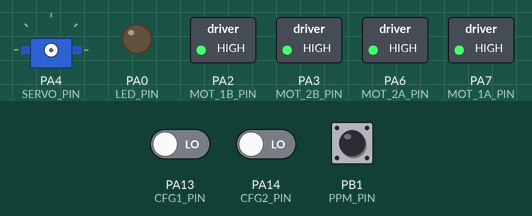
Recording of a sketch running on a simulated STM32 Blue Pill. Shown: servo, switched loads named in the sketch (green lamp = pin HIGH), output pins drawn as LEDs (lit = HIGH). The inputs (shaded band) are chosen by the test bench; at power-on: PB1 (PPM_PIN) HIGH, PA13 (CFG1_PIN) LOW, PA14 (CFG2_PIN) LOW. Pins used as bus, display or sensor lines are not drawn.

Above: at 1.5 s.
1.6 s: PB1 (PPM_PIN) pulled LOW for 0.15 s
3.6 s: PB1 (PPM_PIN) pulled LOW for 1 s
At 3.7 s:
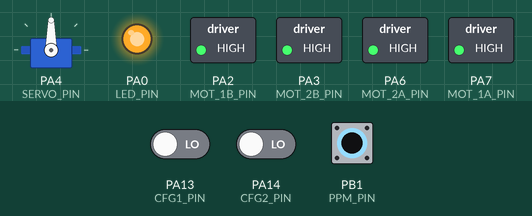
Timing chart, 0 to 6.6 s (numbered marks = the images above; inputs shaded):
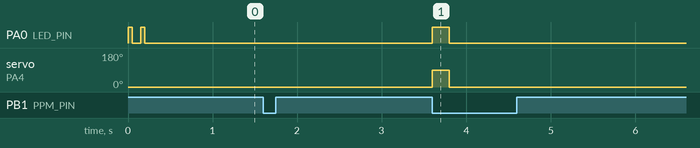

The sketch:

firmware.ino
```cpp
#include <Servo.h>

// Pin definintions
#define MOT_1A_PIN PA7
#define MOT_1B_PIN PA2
#define MOT_2A_PIN PA6
#define MOT_2B_PIN PA3
#define MOT_SLEEP_PIN PA1
#define MOT_FAULT_PIN PA5
#define LED_PIN PA0
#define SERVO_PIN PA4
#define PPM_PIN PB1
#define CFG1_PIN PA13
#define CFG2_PIN PA14

// Deadzone for drive motors
#define DEADZONE 10

// Config options
static bool INPUT_MODE;
static bool MIXING;

// Servo object for outputting throttle channel
Servo weapon;

// PPM decoding configuration
#define PPM_MIN_SYNC 5000
#define PPM_MIN_PULSE 600
#define PPM_MAX_PULSE 1600

// PWM decoding configuration
#define PWM_MIN_PULSE 1000
#define PWM_MAX_PULSE 2000

#define CHANNELS 8
static int channels[CHANNELS];

static int lastUpdate;
static bool haveUpdate;

void ppmInterrupt () {
  static char counter = 0;
  static unsigned long startMicros = 0;

  bool val = digitalRead(PPM_PIN);

  if (val) {
    startMicros = micros();
  } else {
    int duration = micros() - startMicros;
    if (duration > PPM_MIN_SYNC) {
      counter = 0;
    } else {
      duration =  constrain(duration, PPM_MIN_PULSE, PPM_MAX_PULSE);
      channels[counter] = map(duration, PPM_MIN_PULSE, PPM_MAX_PULSE, -255, 255);
      counter += 1;
    }

    lastUpdate = millis();
    haveUpdate = true;
  }
}

void pwmInterruptA () {
  static unsigned long startMicros = 0;

  bool val = digitalRead(PPM_PIN);

  if (val) {
    startMicros = micros();
  } else {
    int duration = constrain(micros() - startMicros, PWM_MIN_PULSE, PPM_MAX_PULSE);
    channels[0] = map(duration, PWM_MIN_PULSE, PWM_MAX_PULSE, -255, 255);

    lastUpdate = millis();
    haveUpdate = true;
  }
}

void pwmInterruptB () {
  static unsigned long startMicros = 0;

  bool val = digitalRead(SERVO_PIN);

  if (val) {
    startMicros = micros();
  } else {
    int duration = constrain(micros() - startMicros, PWM_MIN_PULSE, PPM_MAX_PULSE);
    channels[1] = map(duration, PWM_MIN_PULSE, PWM_MAX_PULSE, -255, 255);

    lastUpdate = millis();
    haveUpdate = true;
  }
}

// Set motor 0 or 1 to a speed between -255 and 255
void setMotor (bool motor, int value) {
  if (motor == 0) {
    if (value > 0+DEADZONE) {
      analogWrite(MOT_1A_PIN, abs(value));
      digitalWrite(MOT_1B_PIN, LOW);
    } else if (value < 0-DEADZONE) {
      analogWrite(MOT_1A_PIN, 255-abs(value));
      digitalWrite(MOT_1B_PIN, HIGH);
    } else {
      analogWrite(MOT_1A_PIN, 255);
      digitalWrite(MOT_1B_PIN, HIGH);
    }
  } else {
    if (value > 0+DEADZONE) {
      analogWrite(MOT_2A_PIN, abs(value));
      digitalWrite(MOT_2B_PIN, LOW);
    } else if (value < 0-DEADZONE) {
      analogWrite(MOT_2A_PIN, 255-abs(value));
      digitalWrite(MOT_2B_PIN, HIGH);
    } else {
      analogWrite(MOT_2A_PIN, 255);
      digitalWrite(MOT_2B_PIN, HIGH);
    }
  }
}

void setup() {
  // Set pin modes (don't set PWM pins to OUTPUT on STM32)
  //pinMode(MOT_1A_PIN, OUTPUT);
  pinMode(MOT_1B_PIN, OUTPUT);
  //pinMode(MOT_2A_PIN, OUTPUT);
  pinMode(MOT_2B_PIN, OUTPUT);
  pinMode(MOT_SLEEP_PIN, OUTPUT);
  pinMode(MOT_FAULT_PIN, INPUT);
  pinMode(LED_PIN, OUTPUT);
  //pinMode(SERVO_PIN, OUTPUT);
  pinMode(PPM_PIN, INPUT_PULLUP);
  pinMode(CFG1_PIN, INPUT);
  pinMode(CFG2_PIN, INPUT);

  // Set motors to idle and disable motor driver
  setMotor(0, 0);
  setMotor(1, 0);
  digitalWrite(MOT_SLEEP_PIN, LOW);

  // Set configuration varialbles from config jumpers
  INPUT_MODE = digitalRead(CFG1_PIN);
  MIXING = digitalRead(CFG2_PIN);

  // Flash LED to indicate ready
  digitalWrite(LED_PIN, HIGH);
  delay(50);
  digitalWrite(LED_PIN, LOW);
  delay(100);
  digitalWrite(LED_PIN, HIGH);
  delay(50);
  digitalWrite(LED_PIN, LOW);
  delay(100);

  if (INPUT_MODE) {
    pinMode(SERVO_PIN, INPUT_PULLUP);
    attachInterrupt(PPM_PIN, pwmInterruptA, CHANGE);
    attachInterrupt(SERVO_PIN, pwmInterruptB, CHANGE);
  } else {
    attachInterrupt(PPM_PIN, ppmInterrupt, CHANGE);
  }
}

void loop() {
  // Fault check disabled because it's always comes back positive
  // Driver still operates so the problem is between driver and microcontrollerU
  /*
  // Check for motor driver fault
  if (!digitalRead(MOT_FAULT_PIN)) {
    // If fault detected flash led and exit loop
    digitalWrite(LED_PIN, HIGH);
    delay(50);
    digitalWrite(LED_PIN, LOW);
    delay(50);
    return;
  }
  */

  static bool signalReady = false;
  if (!signalReady) {
    static unsigned int readyCycles = 0;
    if (haveUpdate) readyCycles += 1;
    if (readyCycles > 500) {
      if (!INPUT) {
        // Attach weapon to pin and set to idle
        weapon.attach(SERVO_PIN, 1000, 2000);
        weapon.write(0);
      }

      signalReady = true;
    }
  } else {
    // Check if no signal for a while
    if (abs((int)millis() - lastUpdate) > 200) {
      // No signal so go to failsafe

      // Disable LED to indicate receiver disconnected
      digitalWrite(LED_PIN, LOW);

      // Disable motor driver
      digitalWrite(MOT_SLEEP_PIN, LOW);

      // Set motors to idle
      setMotor(0, 0);
      setMotor(1, 0);

      if (!INPUT_MODE) {
        // Set weapon to ilde
        weapon.write(0);
      }
    } else if (haveUpdate) {
      // Still got signal so update motor and weapon outputs

      // Enable LED to indicate receiver connected
      digitalWrite(LED_PIN, HIGH);

      // Enable motor driver
      digitalWrite(MOT_SLEEP_PIN, HIGH);

      // Check if channel mixing is enabled
      if (MIXING) {
        // Mix channels
        int mot1 = min(max(channels[1]-channels[0], -255), 255);
        int mot2 = min(max(channels[1]+channels[0], -255), 255);
        // Set motor speeds
        setMotor(0, mot1);
        setMotor(1, mot2);
      } else {
        // Set motor speeds
        setMotor(0, channels[0]);
        setMotor(1, channels[1]);
      }

      if (!INPUT_MODE) {
        // PWM mode
        // Write throttle channel to servo pin for weapon
        weapon.write(map(channels[2], -255, 255, 0, 180));
      }

      haveUpdate = false;
    }
  }
}
```

Measured:
- after the input at 3.6 s, PA0 (LED_PIN): LOW → HIGH at once, → LOW 0.20 s later; servo on PA4 (SERVO_PIN): 0° → 90° at once, → 0° 0.20 s later
